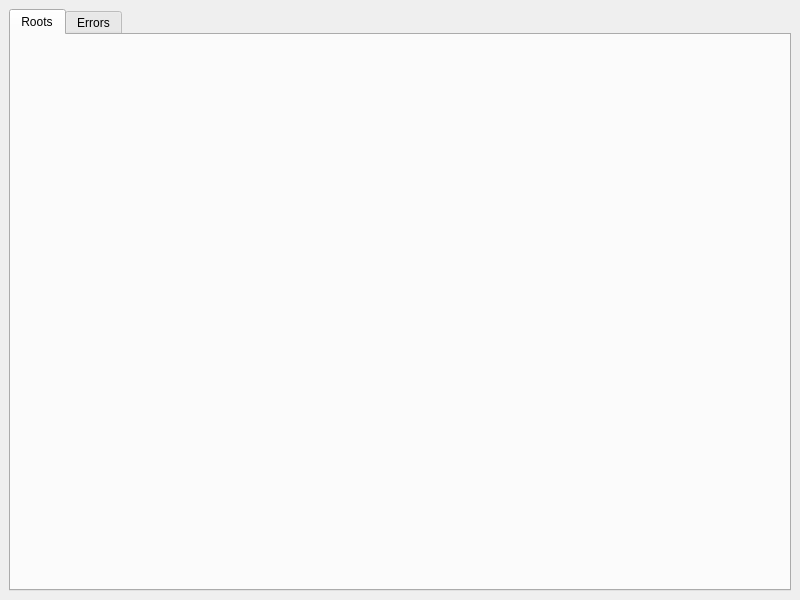
<?xml version="1.0" encoding="UTF-8"?>
<ui version="4.0">
 <class>MainWindow</class>
 <widget class="QMainWindow" name="MainWindow">
  <property name="geometry">
   <rect>
    <x>0</x>
    <y>0</y>
    <width>800</width>
    <height>600</height>
   </rect>
  </property>
  <property name="windowTitle">
   <string>Plots</string>
  </property>
  <widget class="QWidget" name="centralwidget">
   <layout class="QHBoxLayout" name="horizontalLayout_4">
    <item>
     <widget class="QTabWidget" name="tabWidget">
      <property name="currentIndex">
       <number>0</number>
      </property>
      <widget class="QWidget" name="root_tab">
       <attribute name="title">
        <string>Roots</string>
       </attribute>
      </widget>
      <widget class="QWidget" name="error_tab">
       <attribute name="title">
        <string>Errors</string>
       </attribute>
      </widget>
     </widget>
    </item>
   </layout>
  </widget>
 </widget>
</ui>
